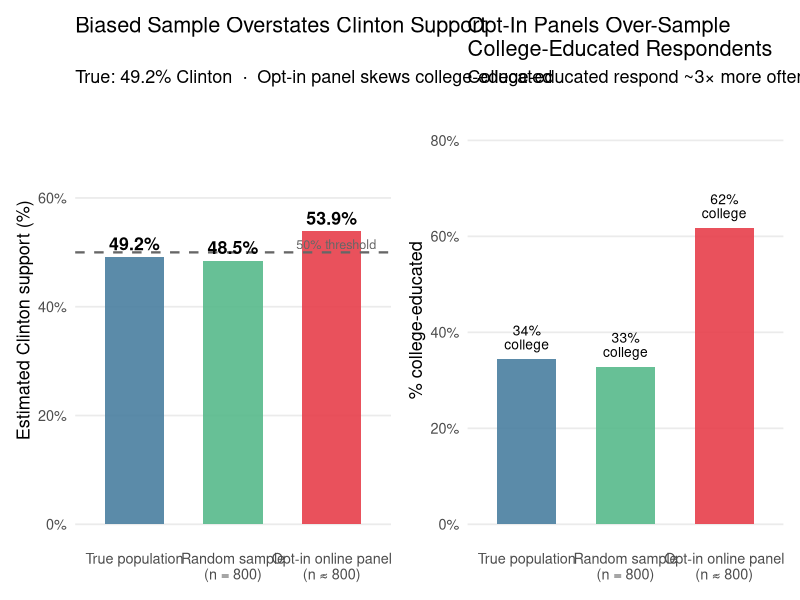
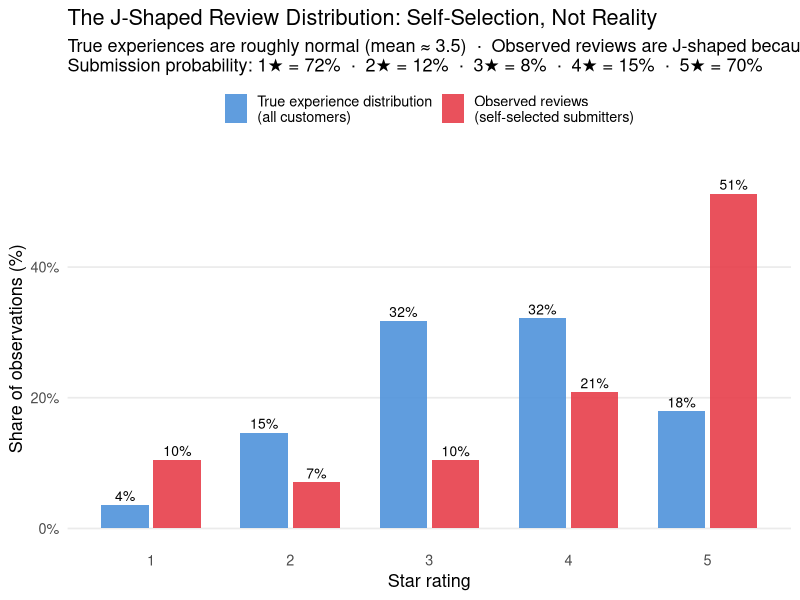
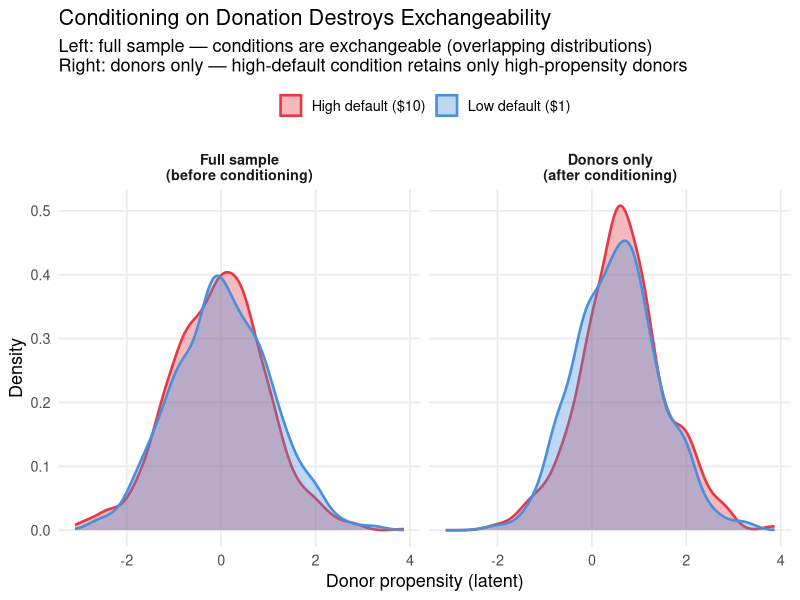
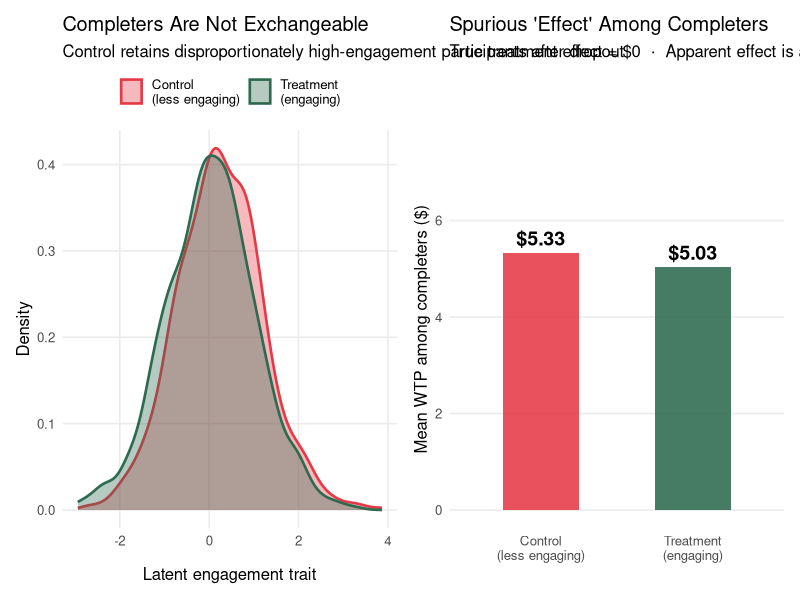
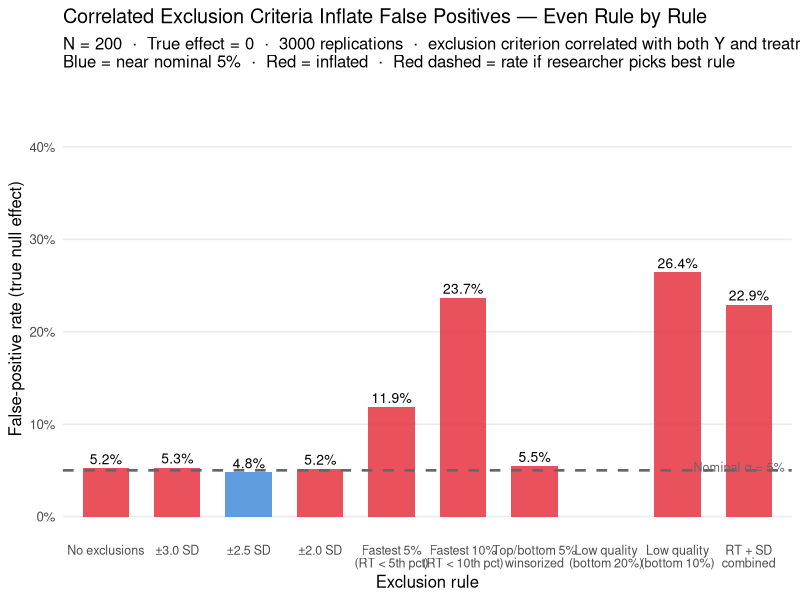

Write the R code that produced these figures, in order.
## ---- chunk 1
knitr::opts_chunk$set(
  echo    = TRUE,
  fig.width  = 9,
  fig.height = 5,
  fig.path   = "figs/",
  dev        = "svg"
)
dir.create("figs", recursive = TRUE, showWarnings = FALSE)
## ---- chunk 2
#| code-summary: "▶ Load required packages"
library(tidyverse)
library(ggplot2)
library(knitr)
library(scales)
library(patchwork)
set.seed(2025)
## ---- chunk 3
#| code-summary: "▶ Simulate: biased opt-in sample vs. random sample for election polling"

set.seed(2025)
N_pop <- 10000

# True population: 51% Trump, 49% Clinton
# College-educated: 35% of population; 65% Clinton-leaning among college-educated
# Non-college: 65% of population; 40% Clinton-leaning

pop <- tibble(
  college    = rbinom(N_pop, 1, 0.35),
  clinton    = ifelse(college == 1,
                      rbinom(N_pop, 1, 0.65),
                      rbinom(N_pop, 1, 0.40))
)
true_clinton <- mean(pop$clinton)

# Random sample: 800 participants drawn at random
rand_idx     <- sample(N_pop, 800)
rand_clinton <- mean(pop$clinton[rand_idx])

# Biased opt-in sample: college-educated 3× more likely to respond
response_prob <- ifelse(pop$college == 1, 0.15, 0.05)
responded     <- rbinom(N_pop, 1, response_prob) == 1
# Subsample to ~800 from those who responded
opt_in_idx    <- sample(which(responded), min(800, sum(responded)))
opt_clinton   <- mean(pop$clinton[opt_in_idx])

# College composition of each sample
college_pop     <- mean(pop$college)
college_rand    <- mean(pop$college[rand_idx])
college_opt     <- mean(pop$college[opt_in_idx])

results_df <- tibble(
  Sample      = factor(c("True population", "Random sample\n(n = 800)",
                          "Opt-in online panel\n(n ≈ 800)"),
                        levels = c("True population", "Random sample\n(n = 800)",
                                   "Opt-in online panel\n(n ≈ 800)")),
  Clinton_pct = c(true_clinton, rand_clinton, opt_clinton) * 100,
  College_pct = c(college_pop, college_rand, college_opt) * 100,
  Source      = c("truth", "random", "biased")
)

p_vote <- ggplot(results_df, aes(x = Sample, y = Clinton_pct, fill = Source)) +
  geom_col(width = 0.6, alpha = 0.88) +
  geom_hline(yintercept = 50, linetype = "dashed", color = "gray40", linewidth = 0.8) +
  geom_text(aes(label = sprintf("%.1f%%", Clinton_pct)),
            vjust = -0.5, size = 4.5, fontface = "bold") +
  annotate("text", x = 3.45, y = 51.5, label = "50% threshold",
           color = "gray40", size = 3.2, hjust = 1) +
  scale_fill_manual(values = c("truth" = "#457b9d", "random" = "#52b788",
                                "biased" = "#e63946"), guide = "none") +
  scale_y_continuous(limits = c(0, 75), labels = function(x) paste0(x, "%")) +
  labs(x = NULL, y = "Estimated Clinton support (%)",
       title = "Biased Sample Overstates Clinton Support",
       subtitle = paste0("True: ", sprintf("%.1f", true_clinton * 100),
                         "% Clinton  \u00b7  Opt-in panel skews college-educated")) +
  theme_minimal(base_size = 13) +
  theme(panel.grid.minor = element_blank(), panel.grid.major.x = element_blank())

p_college <- ggplot(results_df, aes(x = Sample, y = College_pct, fill = Source)) +
  geom_col(width = 0.6, alpha = 0.88) +
  geom_text(aes(label = sprintf("%.0f%%\ncollege", College_pct)),
            vjust = -0.4, size = 3.5, lineheight = 0.85) +
  scale_fill_manual(values = c("truth" = "#457b9d", "random" = "#52b788",
                                "biased" = "#e63946"), guide = "none") +
  scale_y_continuous(limits = c(0, 85), labels = function(x) paste0(x, "%")) +
  labs(x = NULL, y = "% college-educated",
       title = "Opt-In Panels Over-Sample\nCollege-Educated Respondents",
       subtitle = "College-educated respond ~3\u00d7 more often to online surveys") +
  theme_minimal(base_size = 13) +
  theme(panel.grid.minor = element_blank(), panel.grid.major.x = element_blank())

p_vote + p_college
## ---- chunk 4
#| code-summary: "▶ Simulate: J-shaped review distribution from normal true experiences"

set.seed(2025)
N_cust <- 50000

# True experience: roughly normal, clipped to 1–5
true_exp <- pmax(1, pmin(5, round(rnorm(N_cust, mean = 3.5, sd = 1.1))))

# Review submission probability by star rating
# Mirrors empirically observed patterns: high at extremes, low in middle
submit_prob <- c("1" = 0.72, "2" = 0.12, "3" = 0.08, "4" = 0.15, "5" = 0.70)
prob_vec    <- submit_prob[as.character(true_exp)]
submitted   <- rbinom(N_cust, 1, prob_vec) == 1
obs_exp     <- true_exp[submitted]

# Build plotting data
true_df <- tibble(stars = true_exp) |>
  count(stars) |>
  mutate(pct = n / sum(n), source = "True experience distribution\n(all customers)")

obs_df <- tibble(stars = obs_exp) |>
  count(stars) |>
  mutate(pct = n / sum(n), source = "Observed reviews\n(self-selected submitters)")

plot_df <- bind_rows(true_df, obs_df) |>
  mutate(source = factor(source,
    levels = c("True experience distribution\n(all customers)",
               "Observed reviews\n(self-selected submitters)")))

ggplot(plot_df, aes(x = factor(stars), y = pct, fill = source)) +
  geom_col(position = position_dodge(0.75), width = 0.68, alpha = 0.88) +
  geom_text(aes(label = sprintf("%.0f%%", pct * 100)),
            position = position_dodge(0.75), vjust = -0.4, size = 3.5) +
  scale_fill_manual(values = c(
    "True experience distribution\n(all customers)"  = "#4a90d9",
    "Observed reviews\n(self-selected submitters)"   = "#e63946"
  ), name = NULL) +
  scale_y_continuous(labels = percent_format(accuracy = 1), limits = c(0, 0.55)) +
  labs(x = "Star rating", y = "Share of observations (%)",
       title = "The J-Shaped Review Distribution: Self-Selection, Not Reality",
       subtitle = paste0(
         "True experiences are roughly normal (mean \u2248 3.5)  \u00b7  ",
         "Observed reviews are J-shaped because extreme raters disproportionately submit\n",
         "Submission probability: 1\u2605 = 72%  \u00b7  2\u2605 = 12%  \u00b7  ",
         "3\u2605 = 8%  \u00b7  4\u2605 = 15%  \u00b7  5\u2605 = 70%")) +
  theme_minimal(base_size = 13) +
  theme(panel.grid.minor = element_blank(), panel.grid.major.x = element_blank(),
        legend.position = "top")
## ---- chunk 5
#| code-summary: "▶ Simulate: two-stage donation experiment — exchangeable at stage 1, not at stage 2"

set.seed(2025)
N_don <- 2000

sim_don <- tibble(
  # True giving propensity: higher = more committed donor
  propensity    = rnorm(N_don, 0, 1),
  # Random assignment
  high_default  = rbinom(N_don, 1, 0.5),
  # Stage 1: probability of donating
  # High default raises threshold sharply: only committed donors (propensity > ~0.8) proceed
  p_donate      = plogis(propensity * 1.5 - 1.2 * high_default),
  donated       = rbinom(N_don, 1, p_donate),
  # Stage 2: amount, conditional on donating
  # True effect of high default on amount = $1.50 (anchoring)
  # But high donors have higher baseline propensity in high-default condition
  amount_latent = 5 + 1.5 * high_default + 2.0 * propensity + rnorm(N_don, 0, 1.5),
  amount        = ifelse(donated == 1, pmax(0.5, amount_latent), NA_real_)
)

# ── Balance: full sample (before conditioning) ───────────────────────────────
balance_full <- sim_don |>
  group_by(high_default) |>
  summarise(
    n           = n(),
    mean_prop   = round(mean(propensity), 3),
    pct_donate  = round(mean(donated) * 100, 1),
    .groups     = "drop"
  ) |>
  mutate(Condition = ifelse(high_default == 1, "High default ($10)", "Low default ($1)")) |>
  dplyr::select(Condition, n, `Mean propensity` = mean_prop,
                `% who donate` = pct_donate)

# ── Balance: donors only (after conditioning) ────────────────────────────────
donors <- sim_don |> filter(donated == 1)

balance_donors <- donors |>
  group_by(high_default) |>
  summarise(
    n           = n(),
    mean_prop   = round(mean(propensity), 3),
    mean_amount = round(mean(amount, na.rm = TRUE), 2),
    .groups     = "drop"
  ) |>
  mutate(Condition = ifelse(high_default == 1, "High default ($10)", "Low default ($1)")) |>
  dplyr::select(Condition, n, `Mean propensity (among donors)` = mean_prop,
                `Mean donation amount ($)` = mean_amount)

# ── Plot: propensity distribution by condition, full vs. donors ──────────────
plot_data <- bind_rows(
  sim_don |> mutate(subset = "Full sample\n(before conditioning)"),
  donors  |> mutate(subset = "Donors only\n(after conditioning)")
) |>
  mutate(
    Condition = ifelse(high_default == 1, "High default ($10)", "Low default ($1)"),
    subset    = factor(subset,
                  levels = c("Full sample\n(before conditioning)",
                             "Donors only\n(after conditioning)"))
  )

ggplot(plot_data, aes(x = propensity, fill = Condition, color = Condition)) +
  geom_density(alpha = 0.35, linewidth = 0.9) +
  facet_wrap(~subset, nrow = 1) +
  scale_fill_manual(values  = c("High default ($10)" = "#e63946",
                                 "Low default ($1)"   = "#4a90d9"), name = NULL) +
  scale_color_manual(values = c("High default ($10)" = "#e63946",
                                 "Low default ($1)"   = "#4a90d9"), name = NULL) +
  labs(x = "Donor propensity (latent)", y = "Density",
       title = "Conditioning on Donation Destroys Exchangeability",
       subtitle = paste0(
         "Left: full sample — conditions are exchangeable (overlapping distributions)\n",
         "Right: donors only — high-default condition retains only high-propensity donors")) +
  theme_minimal(base_size = 13) +
  theme(panel.grid.minor = element_blank(), legend.position = "top",
        strip.text = element_text(face = "bold"))
## ---- chunk 6
#| code-summary: "▶ Tables: balance before and after conditioning"
kable(balance_full,
      caption = "Balance check: full sample (before conditioning on donation)")
kable(balance_donors,
      caption = "Balance check: donors only (after conditioning) — propensity is no longer balanced")
## ---- chunk 7
#| code-summary: "▶ Simulate: differential attrition creates spurious treatment effect"

set.seed(2025)
N_att <- 1200  # initial enrollment per condition

# Each participant has a latent engagement level
# Treatment condition (more interesting): dropout prob = 12%
# Control condition (more boring): dropout prob = 32%, but dropout is not random —
#   low-engagement participants are more likely to drop out
sim_att <- tibble(
  condition  = rep(c("Treatment\n(engaging)", "Control\n(less engaging)"), each = N_att),
  engagement = rnorm(N_att * 2, 0, 1),  # latent engagement trait
  # Dropout probability: baseline + larger effect of low engagement in control
  p_dropout  = plogis(
    ifelse(condition == "Treatment\n(engaging)",
           -2.0 + (-0.3) * engagement,   # 12% average dropout; weak engagement effect
           -0.8 + (-0.8) * engagement)   # 32% average dropout; strong engagement effect
  ),
  dropped    = rbinom(N_att * 2, 1, p_dropout) == 1,
  # Outcome: truly no treatment effect; but engagement drives Y
  Y          = 5 + 0 * (condition == "Treatment\n(engaging)") + 1.5 * engagement + rnorm(N_att * 2)
)

completers <- sim_att |> filter(!dropped)

# Summary stats
att_summary <- sim_att |>
  group_by(condition) |>
  summarise(
    enrolled   = n(),
    completed  = sum(!dropped),
    dropout_pct = round(mean(dropped) * 100, 1),
    .groups = "drop"
  )

comp_summary <- completers |>
  group_by(condition) |>
  summarise(
    mean_engagement = round(mean(engagement), 3),
    mean_Y          = round(mean(Y), 2),
    .groups = "drop"
  )

# ── Plot ──────────────────────────────────────────────────────────────────────
p_engage <- ggplot(completers, aes(x = engagement, fill = condition, color = condition)) +
  geom_density(alpha = 0.35, linewidth = 0.9) +
  scale_fill_manual(values  = c("Treatment\n(engaging)" = "#2d6a4f",
                                 "Control\n(less engaging)" = "#e63946"), name = NULL) +
  scale_color_manual(values = c("Treatment\n(engaging)" = "#2d6a4f",
                                 "Control\n(less engaging)" = "#e63946"), name = NULL) +
  labs(x = "Latent engagement trait", y = "Density",
       title = "Completers Are Not Exchangeable",
       subtitle = "Control retains disproportionately high-engagement participants after dropout") +
  theme_minimal(base_size = 12) +
  theme(panel.grid.minor = element_blank(), legend.position = "top")

p_outcome <- ggplot(comp_summary,
                    aes(x = condition, y = mean_Y, fill = condition)) +
  geom_col(width = 0.5, alpha = 0.88) +
  geom_text(aes(label = sprintf("$%.2f", mean_Y)), vjust = -0.5, size = 5, fontface = "bold") +
  scale_fill_manual(values = c("Treatment\n(engaging)" = "#2d6a4f",
                                "Control\n(less engaging)" = "#e63946"), guide = "none") +
  scale_y_continuous(limits = c(0, 7.5)) +
  labs(x = NULL, y = "Mean WTP among completers ($)",
       title = "Spurious 'Effect' Among Completers",
       subtitle = "True treatment effect = $0  \u00b7  Apparent effect is a composition artifact") +
  theme_minimal(base_size = 12) +
  theme(panel.grid.minor = element_blank(), panel.grid.major.x = element_blank())

p_engage + p_outcome
## ---- chunk 8
#| code-summary: "▶ Table: attrition rates and completer characteristics by condition"
kable(left_join(att_summary, comp_summary, by = "condition"),
      col.names = c("Condition", "Enrolled", "Completed", "Dropout %",
                    "Mean engagement\n(completers)", "Mean WTP\n(completers)"),
      caption = "Attrition summary: differential dropout creates non-exchangeable completer samples")
## ---- chunk 9
#| code-summary: "▶ Simulate: false-positive rate across 10 exclusion rules (null effect)"

set.seed(2025)
n_sims_ex <- 3000
N_excl    <- 200
alpha_ex  <- 0.05

rule_labels <- c(
  "No exclusions",
  "\u00b13.0 SD",
  "\u00b12.5 SD",
  "\u00b12.0 SD",
  "Fastest 5%\n(RT < 5th pct)",
  "Fastest 10%\n(RT < 10th pct)",
  "Top/bottom 5%\nwinsorized",
  "Low quality\n(bottom 20%)",
  "Low quality\n(bottom 10%)",
  "RT + SD\ncombined"
)

sim_pvals <- replicate(n_sims_ex, {
  trt <- rep(0:1, each = N_excl / 2)

  # Baseline engagement trait: independent of treatment (individual difference)
  engagement <- rnorm(N_excl)

  # Treatment (eco-label) is more engaging than control.
  # H₀ is still true: Y has zero treatment effect. But engagement predicts Y strongly,
  # and treatment boosts effective engagement → exclusion criteria are correlated with
  # BOTH the DV (Y) and condition — exactly the André (2022) hazard.
  engagement_boost <- 1.0
  effective_eng    <- engagement + engagement_boost * trt

  # Y (WTP): strongly driven by baseline engagement, NOT by treatment directly.
  # corr(Y, engagement) ≈ 0.85 so exclusion on engagement-correlated criteria bites hard.
  Y  <- 0.85 * engagement + sqrt(1 - 0.85^2) * rnorm(N_excl)

  # RT and quality depend on EFFECTIVE engagement (including the boost).
  # Tight noise → pooled threshold cuts asymmetrically into control distribution.
  rt      <- 5 + 3 * effective_eng + rnorm(N_excl, sd = 1.5)
  quality <- effective_eng + rnorm(N_excl, sd = 0.4)

  sapply(seq_along(rule_labels), function(k) {
    keep <- switch(k,
      "1"  = rep(TRUE, N_excl),
      "2"  = abs(scale(Y)) < 3.0,
      "3"  = abs(scale(Y)) < 2.5,
      "4"  = abs(scale(Y)) < 2.0,
      "5"  = rt > quantile(rt, 0.05),
      "6"  = rt > quantile(rt, 0.10),
      "7"  = { Y_w <- Y; Y_w[Y > quantile(Y, .95)] <- quantile(Y, .95)
               Y_w[Y < quantile(Y, .05)] <- quantile(Y, .05); rep(TRUE, N_excl) },
      "8"  = quality > quantile(quality, 0.20),
      "9"  = quality > quantile(quality, 0.10),
      "10" = rt > quantile(rt, 0.10) & abs(scale(Y)) < 2.5
    )
    Y_use <- if (k == 7) {
      Y_w <- Y; Y_w[Y > quantile(Y, .95)] <- quantile(Y, .95)
      Y_w[Y < quantile(Y, .05)] <- quantile(Y, .05); Y_w
    } else Y
    if (sum(keep) < 10) return(1)
    tryCatch(
      t.test(Y_use[keep & trt == 1], Y_use[keep & trt == 0])$p.value,
      error = function(e) 1
    )
  })
})  # sim_pvals is 10 × n_sims_ex

fp_per_rule  <- rowMeans(sim_pvals < alpha_ex)
fp_best_rule <- mean(apply(sim_pvals, 2, min) < alpha_ex)

excl_df <- tibble(
  rule    = factor(rule_labels, levels = rule_labels),
  fp_rate = fp_per_rule
)

p_excl <- ggplot(excl_df, aes(x = rule, y = fp_rate, fill = fp_rate > alpha_ex)) +
  geom_col(width = 0.65, alpha = 0.88) +
  geom_hline(yintercept = alpha_ex, linetype = "dashed", color = "gray40", linewidth = 0.9) +
  annotate("text", x = 10.5, y = alpha_ex + 0.004,
           label = "Nominal \u03b1 = 5%", color = "gray40", size = 3.2, hjust = 1) +
  annotate("segment", x = 0.4, xend = 10.6,
           y = fp_best_rule, yend = fp_best_rule,
           color = "#e63946", linewidth = 1.1, linetype = "longdash") +
  annotate("text", x = 10.6, y = fp_best_rule + 0.005,
           label = sprintf("Best rule: %.0f%%\nfalse positives", fp_best_rule * 100),
           color = "#e63946", size = 3.2, hjust = 1, lineheight = 0.85) +
  geom_text(aes(label = sprintf("%.1f%%", fp_rate * 100)),
            vjust = -0.4, size = 3.5) +
  scale_fill_manual(values = c("FALSE" = "#4a90d9", "TRUE" = "#e63946"), guide = "none") +
  scale_y_continuous(labels = percent_format(accuracy = 1), limits = c(0, 0.45)) +
  labs(x = "Exclusion rule", y = "False-positive rate (true null effect)",
       title = "Correlated Exclusion Criteria Inflate False Positives — Even Rule by Rule",
       subtitle = paste0(
         "N = ", N_excl, "  \u00b7  True effect = 0  \u00b7  ",
         n_sims_ex, " replications  \u00b7  exclusion criterion correlated with both Y and treatment\n",
         "Blue = near nominal 5%  \u00b7  Red = inflated  \u00b7  Red dashed = rate if researcher picks best rule")) +
  theme_minimal(base_size = 12) +
  theme(panel.grid.minor = element_blank(), panel.grid.major.x = element_blank(),
        axis.text.x = element_text(size = 9, lineheight = 0.85))

p_excl
